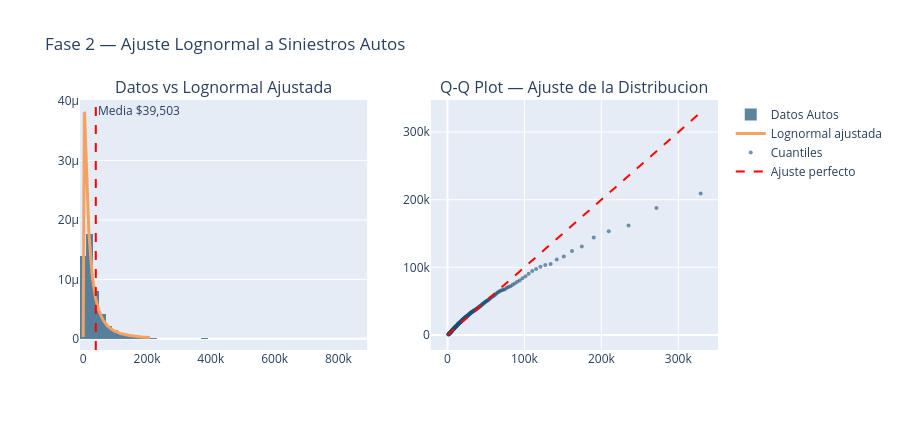

The code cell stored with this chart in its notebook:
### Code cell
# ── Visualizar ajuste: histograma + curva lognormal + Q-Q Plot ───────────────
x_range = np.linspace(
    montos_autos.min(),
    np.percentile(montos_autos, 99),
    300
)
pdf_ln = stats.lognorm.pdf(x_range, sigma_ln, loc_ln, escala_ln)

fig = make_subplots(
    rows=1, cols=2,
    subplot_titles=[
        'Datos vs Lognormal Ajustada',
        'Q-Q Plot — Ajuste de la Distribucion',
    ]
)

# Panel izquierdo: histograma + curva
fig.add_trace(go.Histogram(
    x=montos_autos, nbinsx=60,
    histnorm='probability density',
    marker_color='#1A5276', opacity=0.7, name='Datos Autos',
), row=1, col=1)

fig.add_trace(go.Scatter(
    x=x_range, y=pdf_ln, mode='lines',
    line=dict(color='#F4A261', width=3),
    name='Lognormal ajustada',
), row=1, col=1)

fig.add_vline(
    x=media_teo, line_dash='dash', line_color='red',
    annotation_text=f'Media ${media_teo:,.0f}',
    row=1, col=1
)

# Panel derecho: Q-Q Plot
percentiles  = np.linspace(0.01, 0.99, 200)
cuant_teo    = stats.lognorm.ppf(percentiles, sigma_ln, loc_ln, escala_ln)
cuant_obs    = np.percentile(montos_autos, percentiles * 100)

fig.add_trace(go.Scatter(
    x=cuant_teo, y=cuant_obs, mode='markers',
    marker=dict(color='#1A5276', size=4, opacity=0.6),
    name='Cuantiles',
    hovertemplate='Teorico: $%{x:,.0f}<br>Observado: $%{y:,.0f}<extra></extra>',
), row=1, col=2)

lim = max(float(cuant_teo.max()), float(cuant_obs.max()))
fig.add_trace(go.Scatter(
    x=[0, lim], y=[0, lim], mode='lines',
    line=dict(color='red', dash='dash'), name='Ajuste perfecto',
), row=1, col=2)

fig.update_layout(
    height=430,
    title_text='Fase 2 — Ajuste Lognormal a Siniestros Autos',
)
fig.show()

# Como interpretar el Q-Q Plot:
# Los puntos siguen bien la diagonal hasta ~$200k
# En la cola extrema se separan — la lognormal subestima ligeramente los
# siniestros muy grandes (robo total de vehiculos de lujo).
# Para ese segmento especifico podria considerarse una Pareto.

### Figure 1 — Plotly figure (JSON) as saved in the notebook; plotly's stock layout.template omitted (floating-point values rounded to 4 significant figures; data arrays with more than 128 entries replaced by an {"elided": "..."} marker saying what was removed)
{"data": [{"histnorm": "probability density", "marker": {"color": "#1A5276"}, "name": "Datos Autos", "nbinsx": 60, "opacity": 0.7, "type": "histogram", "x": {"elided": "1846 float values"}, "xaxis": "x", "yaxis": "y"}, {"line": {"color": "#F4A261", "width": 3}, "mode": "lines", "name": "Lognormal ajustada", "type": "scatter", "x": {"elided": "300 float values"}, "xaxis": "x", "y": {"elided": "300 float values"}, "yaxis": "y"}, {"hovertemplate": "Teorico: $%{x:,.0f}<br>Observado: $%{y:,.0f}<extra></extra>", "marker": {"color": "#1A5276", "opacity": 0.6, "size": 4}, "mode": "markers", "name": "Cuantiles", "type": "scatter", "x": {"elided": "200 float values"}, "xaxis": "x2", "y": {"elided": "200 float values"}, "yaxis": "y2"}, {"line": {"color": "red", "dash": "dash"}, "mode": "lines", "name": "Ajuste perfecto", "type": "scatter", "x": [0, 329100.0], "xaxis": "x2", "y": [0, 329100.0], "yaxis": "y2"}], "layout": {"annotations": [{"font": {"size": 16}, "showarrow": false, "text": "Datos vs Lognormal Ajustada", "x": 0.225, "xanchor": "center", "xref": "paper", "y": 1, "yanchor": "bottom", "yref": "paper"}, {"font": {"size": 16}, "showarrow": false, "text": "Q-Q Plot — Ajuste de la Distribucion", "x": 0.775, "xanchor": "center", "xref": "paper", "y": 1, "yanchor": "bottom", "yref": "paper"}, {"showarrow": false, "text": "Media $39,503", "x": 39500.0, "xanchor": "left", "xref": "x", "y": 1, "yanchor": "top", "yref": "y domain"}], "height": 430, "shapes": [{"line": {"color": "red", "dash": "dash"}, "type": "line", "x0": 39500.0, "x1": 39500.0, "xref": "x", "y0": 0, "y1": 1, "yref": "y domain"}], "title": {"text": "Fase 2 — Ajuste Lognormal a Siniestros Autos"}, "xaxis": {"anchor": "y", "domain": [0, 0.45]}, "xaxis2": {"anchor": "y2", "domain": [0.55, 1]}, "yaxis": {"anchor": "x", "domain": [0, 1]}, "yaxis2": {"anchor": "x2", "domain": [0, 1]}}}
